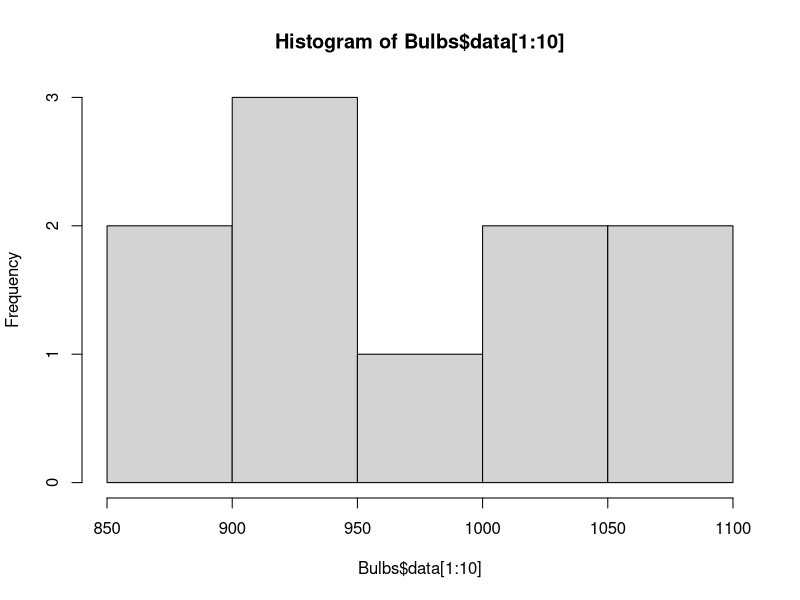
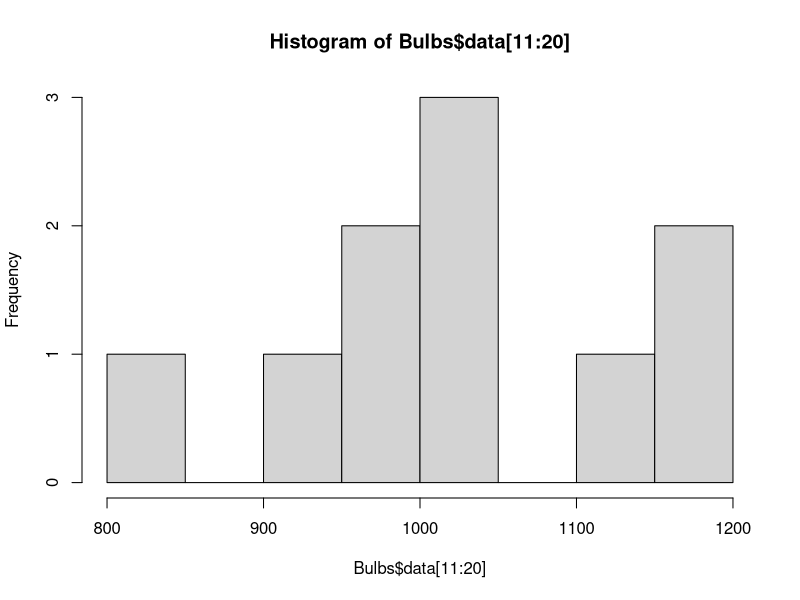
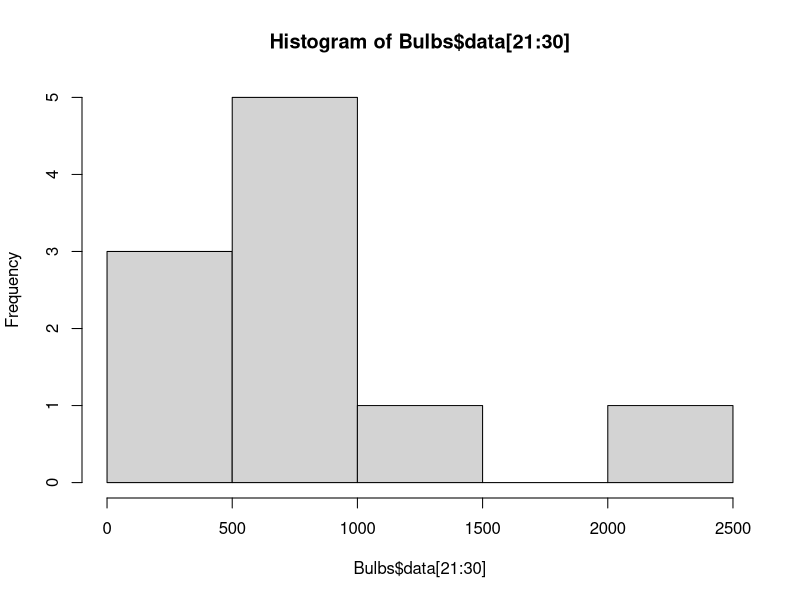

Write the R code that produced these figures, in order.
## ---- chunk 1
Bulbs = data.frame(data = c(905, 1018, 905, 886, 958, 1056, 904, 856, 1070, 1006, 
                           1109, 1155, 835, 1152, 1036, 926, 1029, 1040, 959, 996, 
                           571, 1346, 292, 825, 676, 541, 818, 90, 2246, 104), 
                           Plant = rep(c("Plant 1", "Plant 2", "Plant 3"), each = 10))
## ---- chunk 2
kruskal.test(Bulbs$data ~ Bulbs$Plant)
p.value <- 0.01736
p.value < 0.05
## ---- chunk 3
aov.fit <- aov(data ~ Plant, data = Bulbs)
summary(aov.fit)
p.value.aov <- 0.264
p.value.aov < 0.05
## ---- chunk 4
hist(Bulbs$data[1:10])
hist(Bulbs$data[11:20])
hist(Bulbs$data[21:30])
## ---- chunk 5
sodium <- matrix(c(0.598, 0.628, 0.632, 0.614, 0.628, 0.630, 0.600, 0.600, 0.622, 0.580, 0.612, 0.584, 0.596, 0.600, 0.650, 0.592, 0.628, 0.606, 0.616, 0.628, 0.644, 0.614, 0.644, 0.644, 0.604, 0.644, 0.624, 0.608, 0.612, 0.619, 0.602, 0.628, 0.632, 0.614, 0.644, 0.616), nrow = 12, byrow = TRUE)
rownames(sodium) <- 1:12
colnames(sodium) = c("Picryl Chloride","Devies","AOAC")
sodium
## ---- chunk 6
(rank.mat <- t(apply(sodium, 1, rank)))
## ---- chunk 7
(rank.sum <- colSums(rank.mat))
## ---- chunk 8
b <- nrow(sodium)
k <- ncol(sodium)
(G <- sum(rank.sum^2) * 12/(b * k * (k + 1)) - 3 * b * (k + 1))
## ---- chunk 9
(p.value <- pchisq(G, df = k-1, lower.tail = FALSE))
## ---- chunk 10
friedman.test(sodium)
## ---- chunk 11
obs <- c(41388, 44880, 33556, 34805, 33025, 34873, 31330, 30954, 32402, 38020, 42828, 41204, 44148, 42038, 35157, 39568, 34185, 37604, 28231, 29109, 38080, 34184, 39842, 46727)
(obs.diff <- diff(obs))
(sgn.seq <- sign(obs.diff))
(W <- length(rle(sgn.seq)$values))
n <- 24
(W.mean <- (2*n - 1)/3)
(W.var <- (16*n - 29)/90)
(z <- (W - W.mean)/sqrt(W.var))
(p.value <- 2 * pnorm(-z, mean = 0, sd = 1, lower.tail = TRUE))
p.value < 0.05
